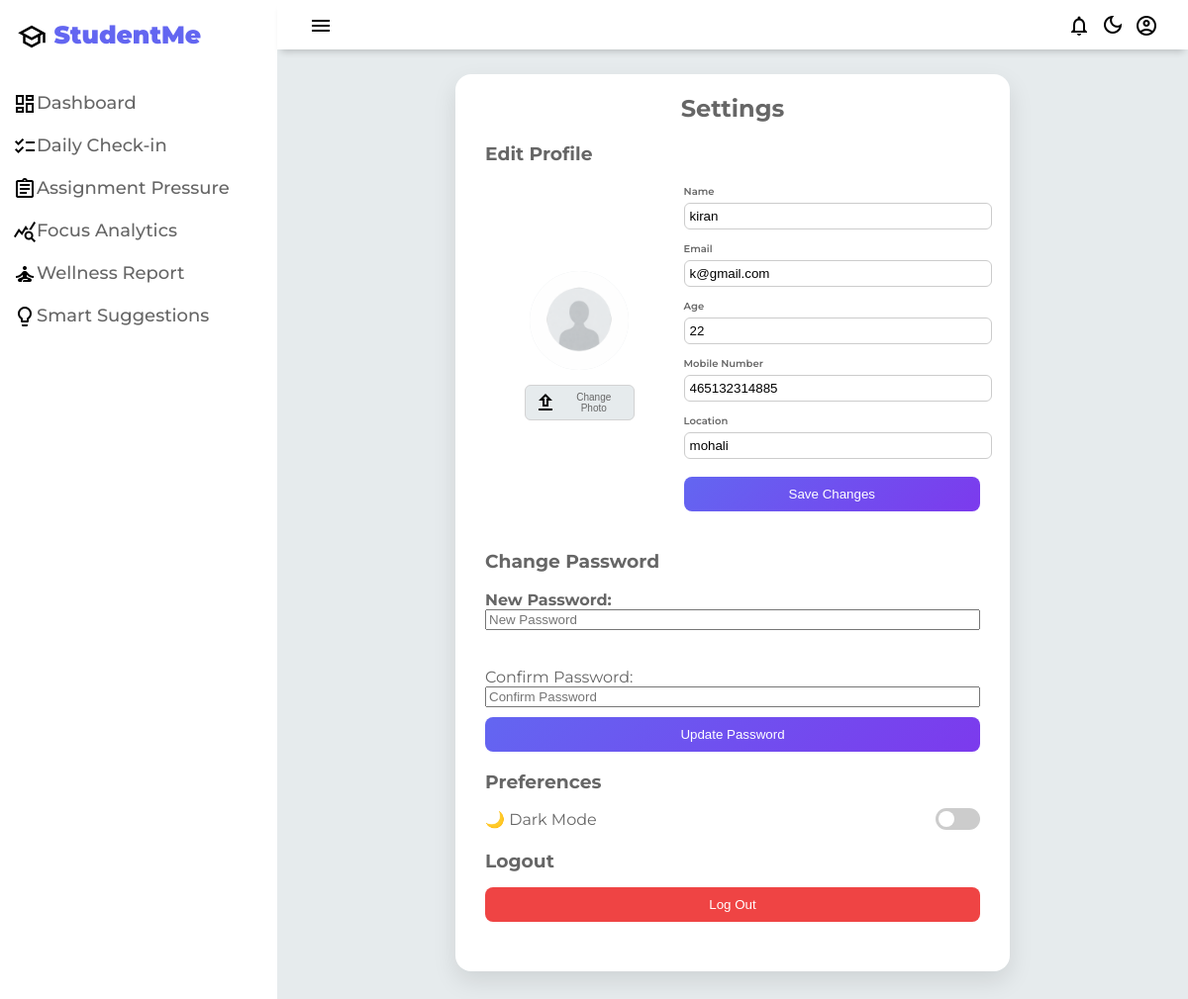
The page /settings/ (signed in) on the database as committed earlier.
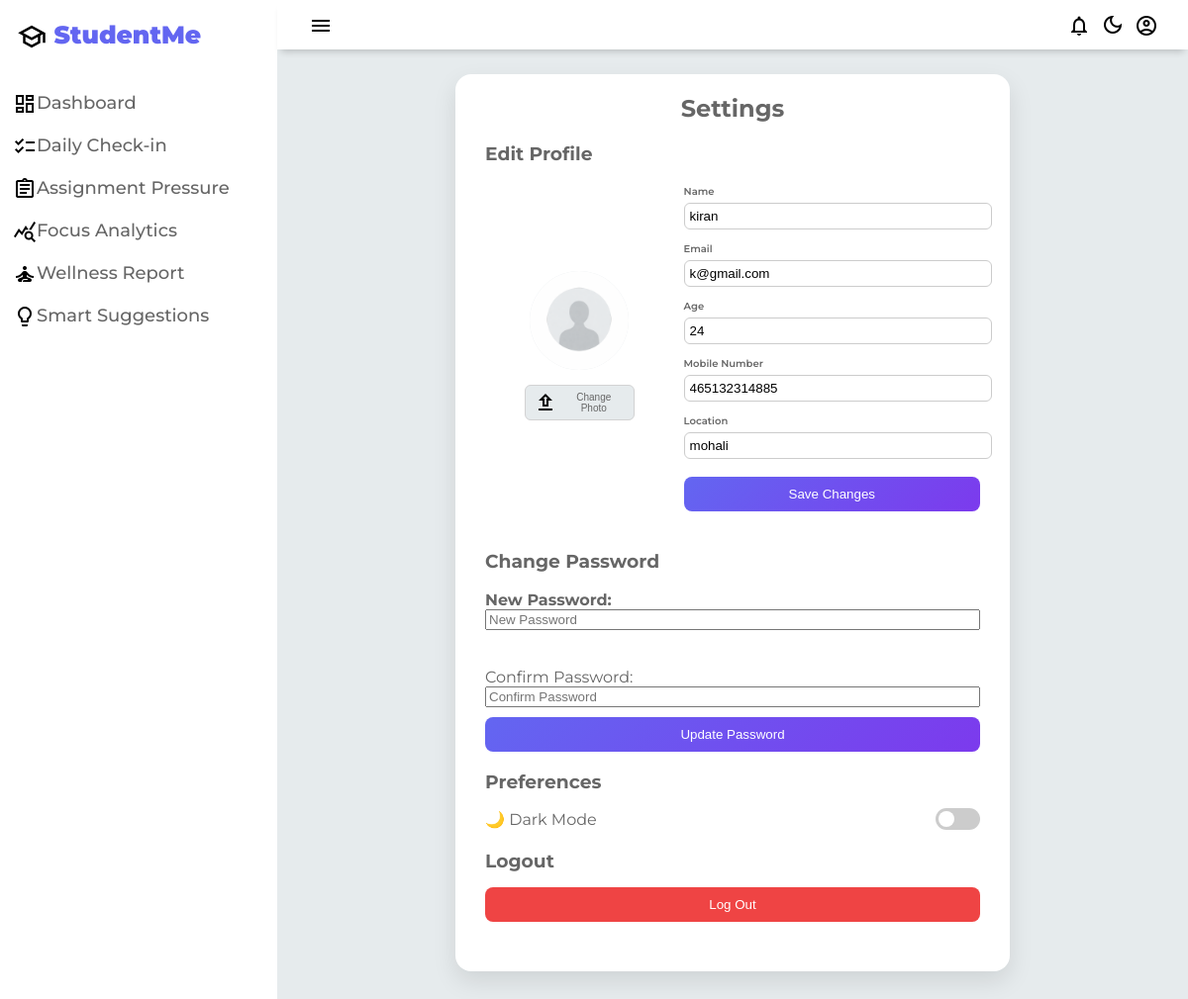
The same page on the database as committed later.
### student_app/models.py (models this page shows, shortened)
class settings(models.Model):
    user = models.OneToOneField(User, on_delete=models.CASCADE)
    age = models.IntegerField(null=True, blank=True)
    mobile = models.CharField(max_length=15, blank=True)
    location = models.CharField(max_length=100, blank=True)
    profile_pic = models.ImageField(upload_to="profile_pics/", default="profile_pics/default.png")

### student_app/views.py (the view, shortened to what this page needs)
# urls.py: path('settings/',views.settings_view, name="settings"),
@login_required
def settings_view(request):
    profile, created = settings.objects.get_or_create(user=request.user)
    return render(request, "settings.html", {"profile": profile})

### student_app/context_processors.py (called while the page is built)
def notifications(request):
    if request.user.is_authenticated:
        return {
            'notifications': Notification.objects.filter(
                user=request.user,
                is_read=False
            ).order_by('-created_at')[:5]
        }
    return {}

### student_app/templates/settings.html (shortened to what the changed rows need)
{% load static %}
<!DOCTYPE html>
<html lang="en">
<head>
    <link rel="stylesheet" href="{% static 'css/settings.css' %}">
</head>
<body>
    <div class="grid-container">
        <main class="settings-main">
            <div class="settings-card">
                <h2>Settings</h2>
                <div class="section">
                    <form method="POST" enctype="multipart/form-data" class="profile-edit" >
                        <div class="left">
                            <div class="profile-img">
                                {% if profile.profile_pic %}
                                <img id="image" src="{{ profile.profile_pic.url }}" class="show"style="width:100px; height:100px; border-radius:50%; object-fit:cover; display:block;">
                                {% else %}
                                <img id="image" src="/media/profile_pics/default.png" class="show"style="width:100px; height:100px; border-radius:50%; object-fit:cover; display:block;">
                                {% endif %}
                            </div>
                        </div>
                        <div class="right">
                            <label>Name</label>
                            <input type="text" name="username" value="{{ request.user.username }}">
                            <label>Email</label>
                            <input type="email" name="email" value="{{ request.user.email }}">
                            <label>Age</label>
                            <input type="number" name="age" value="{{ profile.age }}">
                            <label>Mobile Number</label>
                            <input type="text" name="mobile" value="{{ profile.mobile }}">
                            <label>Location</label>
                            <input type="text" name="location" value="{{ profile.location }}">
                            <button name="update_profile"value="1" type="submit"class="save-btn" id="save-btn1">Save Changes</button>
                        </div>
                    </form>
                </div>
            </div>
        </main>
</body>
</html>

Rows that differ between the two databases and show on the page:
changed settings "mohali": age "22" → "24"
